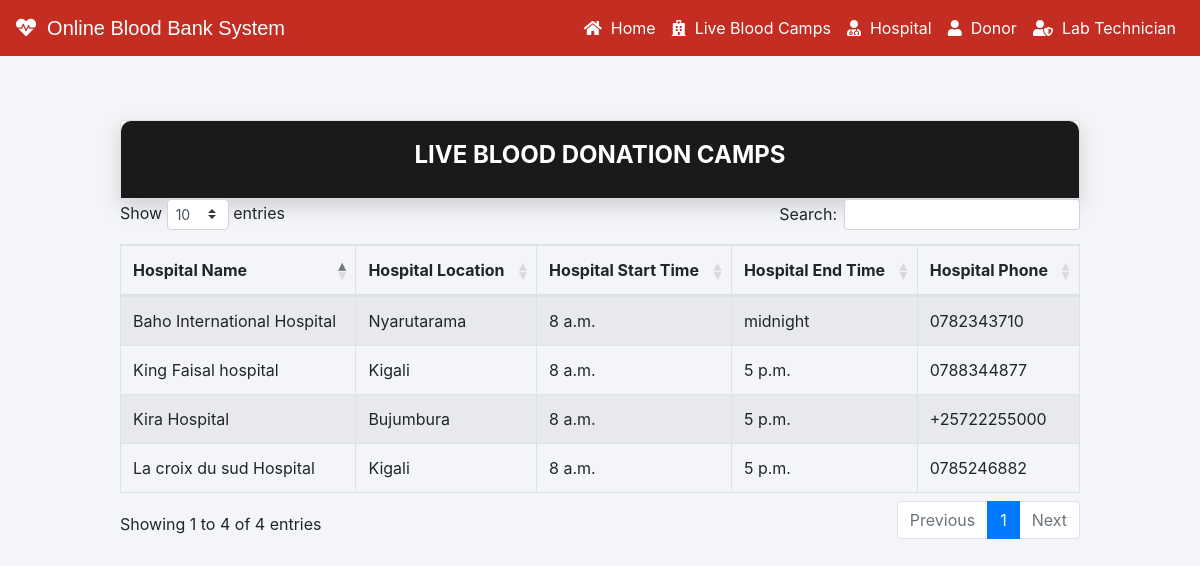
Before: /camps/livebloodcamps/ with the older database file.
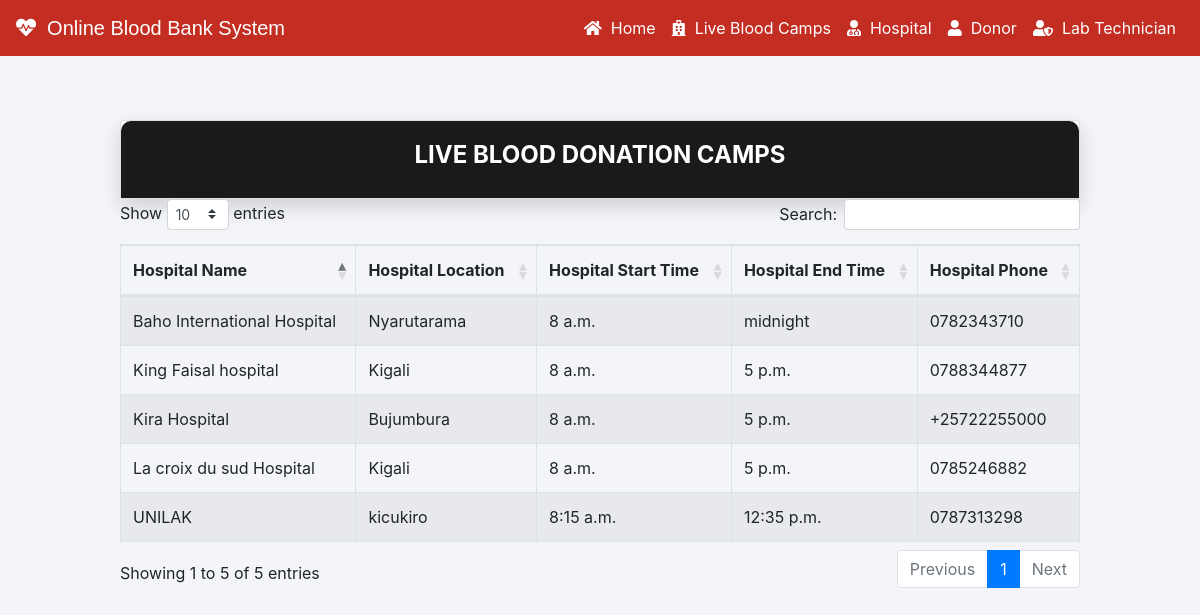
After: the same page with the newer database file.
### camps/models.py (models this page shows, shortened)
class Hospital_service(models.Model):
    hospital_name = models.CharField(max_length=100)
    hospital_location = models.CharField(max_length=100)
    hospital_start_time = models.TimeField()
    hospital_end_time = models.TimeField()
    hospital_phone = models.CharField(max_length=250, default='0788101020')
    post_date = models.DateTimeField(auto_now_add=True)
    class Meta:
        verbose_name_plural = " Hospital service"
        ordering = ['-post_date']

### camps/views.py (the view)
# urls.py: path('livebloodcamps/', views.livebloodcamps, name="livebloodcamps")
def livebloodcamps(request):
    hospital_service = Hospital_service.objects.all()
    context = {
        'hospitals': hospital_service
    }
    return render(request, 'camps/livebloodcamps.html', context)

### templates/camps/livebloodcamps.html (shortened to what this page needs)
{%load static%}
{% load widget_tweaks %}
<!DOCTYPE html>
<html lang="en" dir="ltr">
  <head>
    <link rel="stylesheet" href="https://maxcdn.bootstrapcdn.com/bootstrap/4.0.0/css/bootstrap.min.css">
    <link rel="stylesheet" href="https://cdnjs.cloudflare.com/ajax/libs/font-awesome/5.14.0/css/all.css">
              <link rel="stylesheet" type="text/css" href="{% static 'datatable/datatables.min.css' %}"/>
    <link href="{% static "css/main.css" %}"rel="stylesheet" media="all">
  </head>
  <body>
    {% include "blood/navbar.html" %}
    <div class="page-wrapper bg-gra-03 p-b-50">0
        <div class="wrapper wrapper--w960">
            <br><br><br><br>
            <div class="card card-5">
                <div class="card-heading">
                    <h2 class="title">Live Blood Donation Camps</h2>
                </div>
            </div>
            <table id="example" class="table table-striped table-bordered nowrap" style="width:100%">
        <thead>
            <tr>
                <th>Hospital Name</th>
                <th>Hospital Location</th>
                <th>Hospital Start Time</th>
                <th>Hospital End Time</th>
                <th>Hospital Phone</th>
            </tr>
        </thead>
        <tbody>
        {% for hospital in hospitals %}
            <tr>
                <td>{{ hospital.hospital_name }}</td>
                <td>{{ hospital.hospital_location }}</td>
                <td>{{ hospital.hospital_start_time }}</td>
                <td>{{ hospital.hospital_end_time }}</td>
                <td>{{ hospital.hospital_phone }}</td>
            </tr>
        {% endfor %}
        </tbody>
    </table>
        </div>
    </div>
  </body>
</html>

Changed rows visible on the page:
added Hospital_service: hospital_name "UNILAK", hospital_location "kicukiro", hospital_start_time "8:15 a.m.", hospital_end_time "12:35 p.m.", hospital_phone "0787313298"
Other visible differences:
text written by a page script: "Show entries Search: Showing 1 to 4 of 4 entries Previous 1 Next" → "Show entries Search: Showing 1 to 5 of 5 entries Previous 1 Next"
